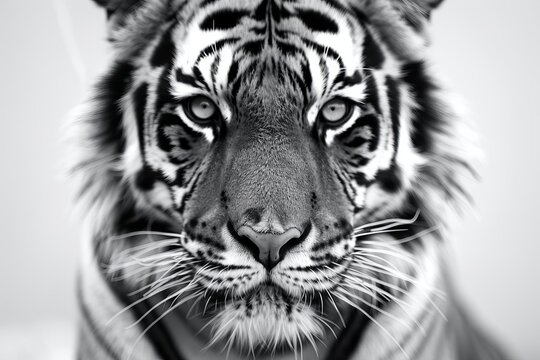
#> input picture IVP/images/high_contrast_img.jpg, 540 x 360 px
$ python A.py
#> lines starting #> are read from the running program, lines starting #| are printed output that depends on the picture
# A. Image Negative
# 1. Implement the image negative transformation function and apply it to a grayscale image.
# 2. Analyze the effect of image negative on different types of images (e.g., low contrast, high contrast).
# 3. Compare the histogram of an original image with its negative.Explain the observed differences.

import cv2
import matplotlib.pyplot as plt

# negative transformation function
def negative_transform(image):
    return 255 - image
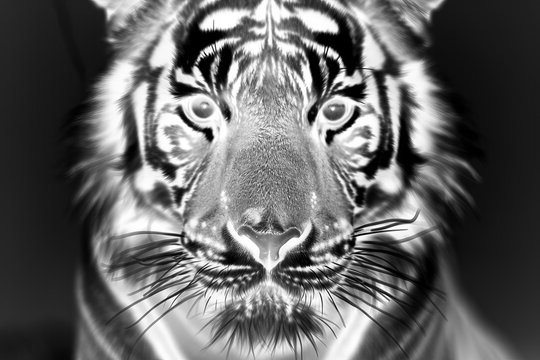
#> returned value: shape (360, 540); min 0, max 255, mean 99.5

def display(original, negative,title):


#> called with title = 'High Contrast Image'
    plt.figure(figsize=(10, 10))
    plt.suptitle(title, fontsize=16)

    # Original Image
    plt.subplot(2, 2, 1)
    plt.imshow(original, cmap='gray')
    plt.title("Original Image")
    plt.axis('off')

    # Negative Image
    plt.subplot(2, 2, 2)
    plt.imshow(negative, cmap='gray')
    plt.title("Negative Image")
    plt.axis('off')

    # Histogram of Original Image
    plt.subplot(2, 2, 3)
    plt.hist(original.ravel(), bins=256, range=(0, 256), color='black', alpha=0.7)
    plt.title('Histogram of Original Image')

    # Histogram of Negative Image
    plt.subplot(2, 2, 4)
    plt.hist(negative.ravel(), bins=256, range=(0, 256), color='black', alpha=0.7)
    plt.title('Histogram of Negative Image')

    plt.tight_layout()
    plt.show()
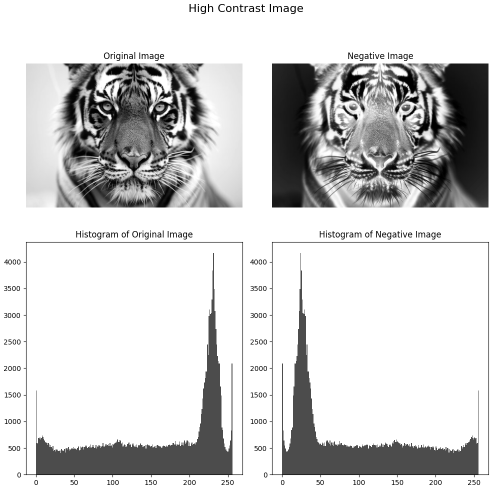
#> figure drawn by matplotlib, 4 panels; panel 3: tallest bar 4168 high, from x = 231 to 232; panel 4: tallest bar 4168 high, from x = 24 to 25

def process(image_path, title):

    original_image = cv2.imread(image_path, cv2.IMREAD_GRAYSCALE)
    negative_image = negative_transform(original_image)

    display(original_image, negative_image,title)

if __name__ == "__main__":

    image_path1 = '../images/high_contrast_img.jpg'
    process(image_path1,"High Contrast Image")
    image_path2 = '../images/low_contrast_img.jpeg'
    process(image_path2,"Low Contrast Image")
#> call 2 of process, with image_path = '../images/low_contrast_img.jpeg', title = 'Low Contrast Image'
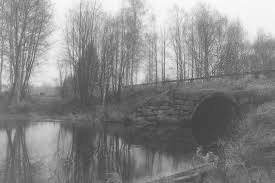
#> input picture IVP/images/low_contrast_img.jpeg, 275 x 183 px
#> in process, original_image is the input picture: shape (183, 275); min 59, max 253, mean 135.6
#> in negative_transform (call 2), `return 255 - image`:
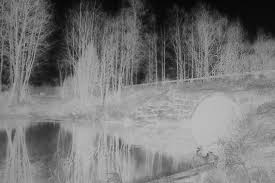
#> returned value: shape (183, 275); min 2, max 196, mean 119.4
#> call 2 of display, with title = 'Low Contrast Image'
#> in display (call 2), `plt.show()`:
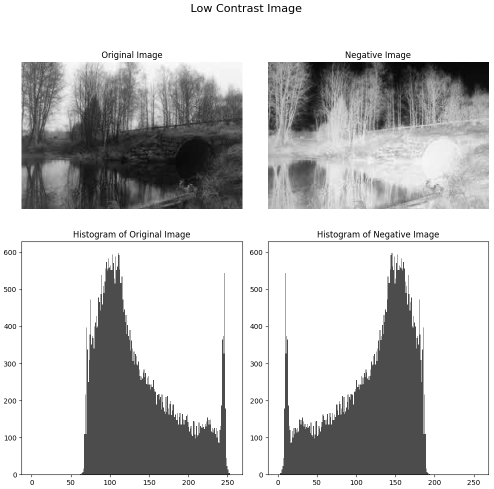
#> figure drawn by matplotlib, 4 panels; panel 3: tallest bar 599 high, from x = 110 to 111; panel 4: tallest bar 599 high, from x = 145 to 146
